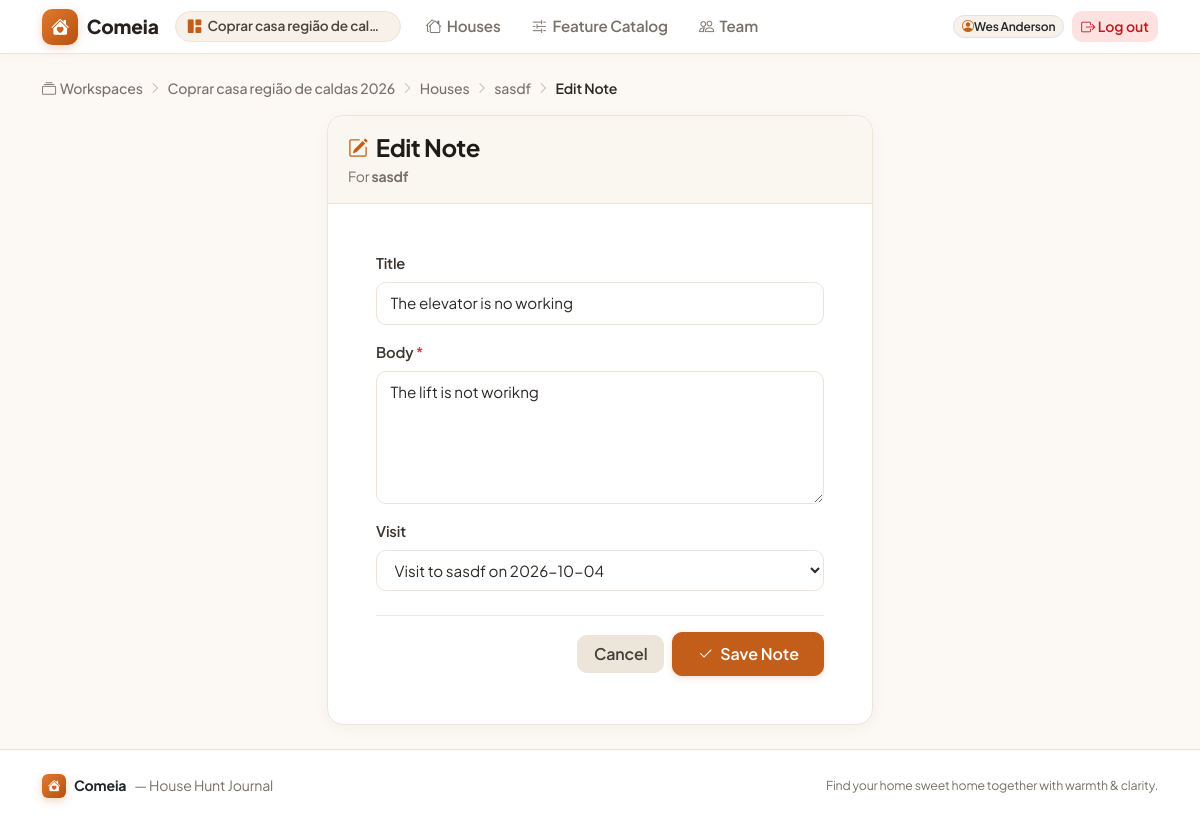
Page /w/coprar-casa-regiao-de-caldas-2026/houses/14/notes/9/edit/ (signed in) on the committed database.
### accounts/models.py (models this page shows, shortened)
class Workspace(models.Model):
    name = models.CharField(max_length=120)
    slug = models.SlugField(max_length=140, unique=True, blank=True)
    description = models.TextField(blank=True)
    created_by = models.ForeignKey(
        settings.AUTH_USER_MODEL,
        on_delete=models.PROTECT,
        related_name="created_workspaces",
    )
    created_at = models.DateTimeField(auto_now_add=True)
    updated_at = models.DateTimeField(auto_now=True)
    class Meta:
        ordering = ("name",)
        verbose_name = _("workspace")
        verbose_name_plural = _("workspaces")
    def membership_for(self, user) -> "Membership | None":
        if not user.is_authenticated:
            return None
        return self.memberships.filter(user=user).select_related("user").first()

class User(AbstractUser):
    """Custom user model.

    Declared up-front so the project can extend it later without a painful
    migration.  Currently it adds nothing beyond :class:`AbstractUser`.
    """

### properties/models.py (models this page shows, shortened)
class House(models.Model):
    class Status(models.TextChoices):
        NEW = "new", _("New")
        VISITED = "visited", _("Visited")
        SHORTLISTED = "shortlisted", _("Shortlisted")
        REJECTED = "rejected", _("Rejected")
        OFFER = "offer", _("Offer made")
    workspace = models.ForeignKey(
        Workspace, on_delete=models.CASCADE, related_name="houses"
    )
    title = models.CharField(max_length=160)
    address = models.CharField(max_length=255, blank=True)
    city = models.CharField(max_length=120, blank=True)
    country = models.CharField(max_length=120, blank=True)
    price = models.DecimalField(
        max_digits=12, decimal_places=2, null=True, blank=True
    )
    currency = models.CharField(max_length=3, default="EUR")
    property_type = models.CharField(max_length=80, blank=True)
    bedrooms = models.PositiveSmallIntegerField(null=True, blank=True)
    bathrooms = models.PositiveSmallIntegerField(null=True, blank=True)
    area_sqm = models.DecimalField(
        max_digits=8, decimal_places=2, null=True, blank=True
    )
    lot_sqm = models.DecimalField(
        max_digits=10, decimal_places=2, null=True, blank=True
    )
    year_built = models.PositiveSmallIntegerField(null=True, blank=True)
    listing_url = models.URLField(blank=True)
    agent_name = models.CharField(
        max_length=160,
        blank=True,
        help_text=_("Person responsible for the listing (agent, owner, …)."),
    )
    status = models.CharField(
        max_length=16, choices=Status.choices, default=Status.NEW
    )
    created_by = models.ForeignKey(
        settings.AUTH_USER_MODEL,
        on_delete=models.PROTECT,
        related_name="created_houses",
    )
    created_at = models.DateTimeField(auto_now_add=True)
    updated_at = models.DateTimeField(auto_now=True)
    class Meta:
        ordering = ("-created_at",)
        verbose_name = _("house")
        verbose_name_plural = _("houses")
        indexes = [models.Index(fields=["workspace", "status"])]
    def __str__(self) -> str:
        return self.title

### journal/models.py (models this page shows, shortened)
class Note(models.Model):
    house = models.ForeignKey(House, on_delete=models.CASCADE, related_name="notes")
    visit = models.ForeignKey(
        Visit,
        on_delete=models.SET_NULL,
        null=True,
        blank=True,
        related_name="notes",
    )
    title = models.CharField(max_length=160, blank=True)
    body = models.TextField()
    created_by = models.ForeignKey(
        settings.AUTH_USER_MODEL,
        on_delete=models.PROTECT,
        related_name="created_notes",
    )
    created_at = models.DateTimeField(auto_now_add=True)
    class Meta:
        ordering = ("-created_at",)
        verbose_name = _("note")
        verbose_name_plural = _("notes")

### journal/views.py (the view, shortened to what this page needs)
class NoteUpdateView(HouseScopedMixin, SuccessMessageMixin, UpdateView):
    model = Note
    form_class = NoteForm
    template_name = "journal/note_form.html"
    success_message = "Note updated."
    require_editor = True
    def get_queryset(self):
        return Note.objects.filter(house=self.house)
    def get_form_kwargs(self) -> dict[str, Any]:
        kwargs = super().get_form_kwargs()
        kwargs["house"] = self.house
        return kwargs

### templates/journal/note_form.html (shortened to what this page needs)
{% extends "base.html" %}
{% block content %}
<nav class="breadcrumb-cozy" aria-label="breadcrumb">
    <a href="{% url 'accounts:workspace_list' %}"><i class="bi bi-collection me-1"></i>Workspaces</a>
    <span class="separator"><i class="bi bi-chevron-right"></i></span>
    <a href="{% url 'accounts:workspace_detail' workspace.slug %}">{{ workspace.name }}</a>
    <span class="separator"><i class="bi bi-chevron-right"></i></span>
    <a href="{% url 'properties:house_list' workspace.slug %}">Houses</a>
    <span class="separator"><i class="bi bi-chevron-right"></i></span>
    <a href="{% url 'properties:house_detail' workspace.slug house.pk %}">{{ house.title }}</a>
    <span class="separator"><i class="bi bi-chevron-right"></i></span>
    <span class="current">{% if object %}Edit Note{% else %}New Note{% endif %}</span>
</nav>
<div class="row justify-content-center">
    <div class="col-12 col-md-8 col-lg-6">
        <div class="card card-cozy">
            <div class="card-cozy-header">
                <div class="d-flex align-items-center gap-2">
                    <i class="bi {% if object %}bi-pencil-square{% else %}bi-journal-plus{% endif %} text-primary-warm fs-5"></i>
                    <h1 class="h4 font-heading mb-0">{% if object %}Edit Note{% else %}Add Note{% endif %}</h1>
                </div>
                <div class="text-muted-warm small mt-1">For <strong>{{ house.title }}</strong></div>
            </div>
            <div class="card-body p-4 p-md-5">
                <form method="post" novalidate>
                    {% for field in form %}
                        <div class="mb-3">
                            <label for="{{ field.id_for_label }}" class="form-label">
                                {{ field.label }}
                                {% if field.field.required %}<span class="text-danger">*</span>{% endif %}
                            </label>
                            {{ field }}
                        </div>
                    {% endfor %}
                    <div class="d-flex align-items-center justify-content-end gap-2 pt-3 border-top border-light-subtle mt-4">
                        <a href="{% url 'properties:house_detail' workspace.slug house.pk %}" class="btn btn-secondary px-3">Cancel</a>
                        <button type="submit" class="btn btn-primary px-4">
                            <i class="bi bi-check2 me-1"></i> {% if object %}Save Note{% else %}Add Note{% endif %}
                        </button>
                    </div>
                </form>
            </div>
        </div>
    </div>
</div>
{% endblock %}

### templates/base.html (shortened to what this page needs)
{% load static %}
<!doctype html>
<html lang="en">
<head>
    <link href="https://cdn.jsdelivr.net/npm/bootstrap@5.3.3/dist/css/bootstrap.min.css" rel="stylesheet">
    <link rel="stylesheet" href="https://cdn.jsdelivr.net/npm/bootstrap-icons@1.11.3/font/bootstrap-icons.min.css">
</head>
<body>
<header class="navbar navbar-expand-lg navbar-comeia sticky-top">
    <div class="container-xl">
        <a class="brand-text" href="{% url 'accounts:workspace_list' %}">
            <span class="brand-logo-icon"><i class="bi bi-house-heart-fill"></i></span>
            <span>Comeia</span>
        </a>
        <div class="collapse navbar-collapse" id="navbarComeiaNav">
            <div class="navbar-nav me-auto align-items-lg-center ms-lg-3 mt-2 mt-lg-0 gap-1">
                {% if workspace %}
                    <div class="d-flex align-items-center me-2 my-1 my-lg-0">
                        <a href="{% url 'accounts:workspace_detail' workspace.slug %}" class="workspace-chip" title="Active workspace">
                            <i class="bi bi-grid-1x2-fill text-primary-warm"></i>
                            <span class="text-truncate" style="max-width: 180px;">{{ workspace.name }}</span>
                        </a>
                    </div>
                    <a class="nav-link-cozy" href="{% url 'properties:house_list' workspace.slug %}">
                        <i class="bi bi-houses"></i> Houses
                    </a>
                    <a class="nav-link-cozy" href="{% url 'properties:feature_list' workspace.slug %}">
                        <i class="bi bi-sliders2"></i> Feature Catalog
                    </a>
                    <a class="nav-link-cozy" href="{% url 'accounts:workspace_detail' workspace.slug %}">
                        <i class="bi bi-people"></i> Team
                    </a>
                {% else %}
                    <a class="nav-link-cozy" href="{% url 'accounts:workspace_list' %}">
                        <i class="bi bi-collection"></i> Workspaces
                    </a>
                {% endif %}
            </div>
            <div class="navbar-nav ms-auto align-items-lg-center gap-2 mt-3 mt-lg-0">
                {% if user.is_authenticated %}
                    <div class="d-flex align-items-center gap-2">
                        <span class="badge bg-surface text-dark border px-2.5 py-1.5 d-inline-flex align-items-center gap-1.5" style="border-radius: 12px; font-weight: 600;">
                            <i class="bi bi-person-circle text-primary-warm"></i> {{ user.get_full_name|default:user.username }}
                        </span>
                        <form method="post" action="{% url 'accounts:logout' %}" class="d-inline m-0">
                            <button type="submit" class="btn btn-sm btn-soft-danger px-2.5 py-1" title="Log out">
                                <i class="bi bi-box-arrow-right"></i> Log out
                            </button>
                        </form>
                    </div>
                {% endif %}
            </div>
        </div>
    </div>
</header>
<main class="container-xl py-4 flex-grow-1">
    {% block content %}{% endblock %}
</main>
<footer class="footer-comeia">
    <div class="container-xl d-flex flex-column flex-sm-row justify-content-between align-items-center gap-2">
        <div class="d-flex align-items-center gap-2">
            <span class="brand-logo-icon" style="width: 24px; height: 24px; font-size: 0.8rem; border-radius: 6px;"><i class="bi bi-house-heart-fill"></i></span>
            <span class="fw-bold text-dark">Comeia</span>
            <span class="text-muted-warm">— House Hunt Journal</span>
        </div>
        <div class="text-muted-warm small">
            Find your home sweet home together with warmth & clarity.
        </div>
    </div>
</footer>
</body>
</html>

### rows in the picture
Workspace: name "Coprar casa região de cal…", name "Coprar casa região de caldas 2026"
User: get_full_name "Wes Anderson"
House: title "sasdf"
Note: form "The elevator is no working" "The lift is not worikng" "Visit to sasdf on 2026-10-04"

### other values in the picture
{{ field.label }} "Title" "Body" "Visit"
